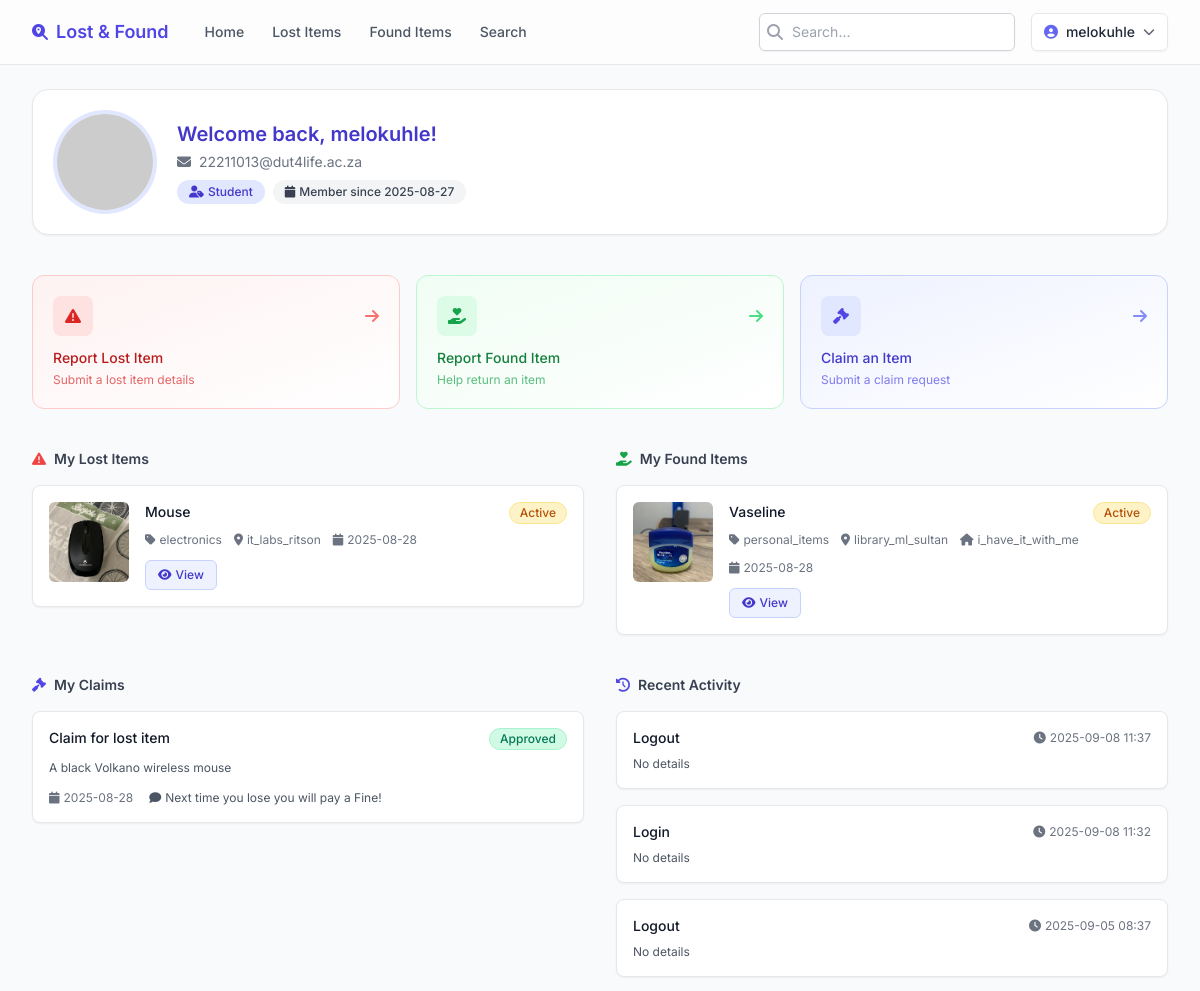
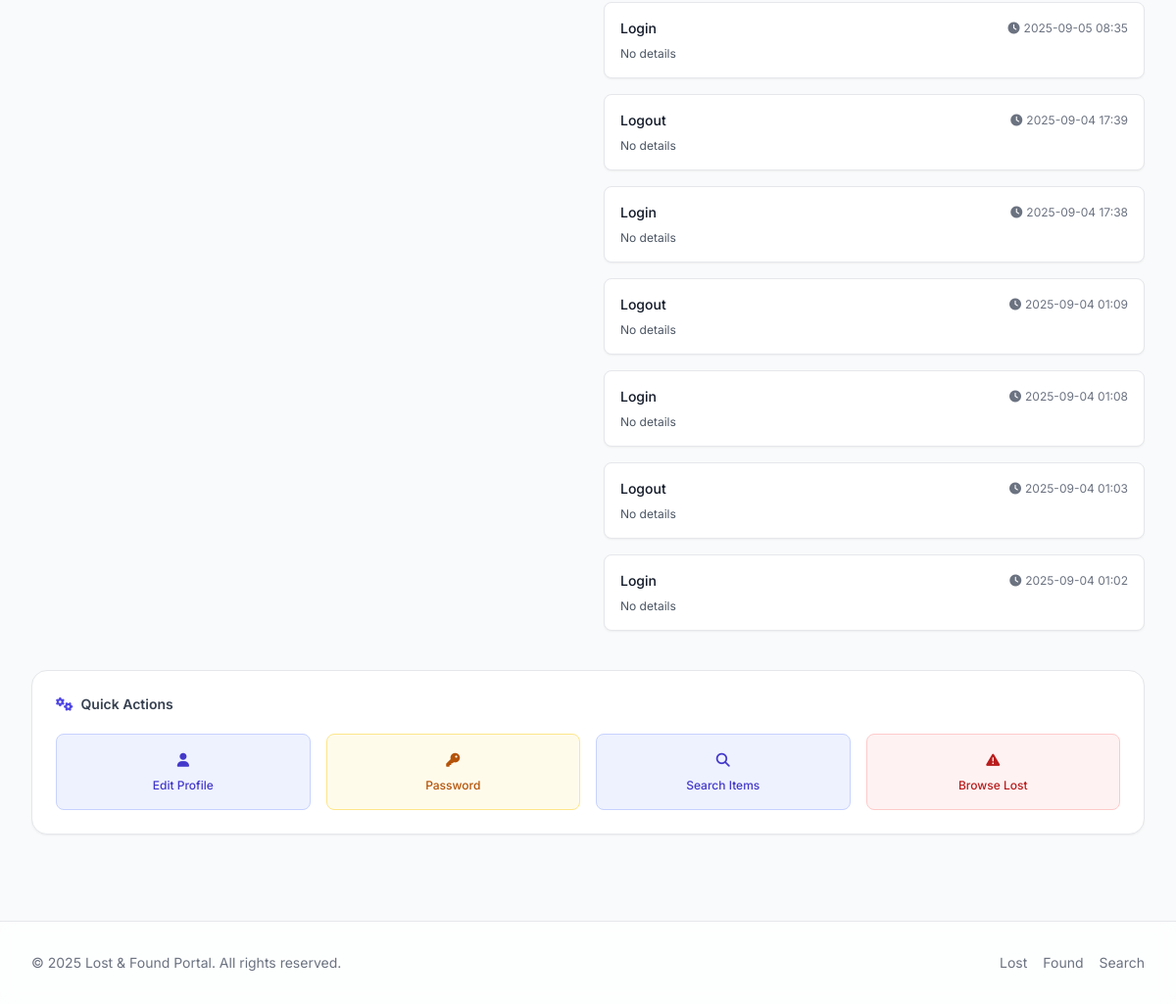
Before: /dashboard (signed in) with the older database file (2 pictures, top to bottom).
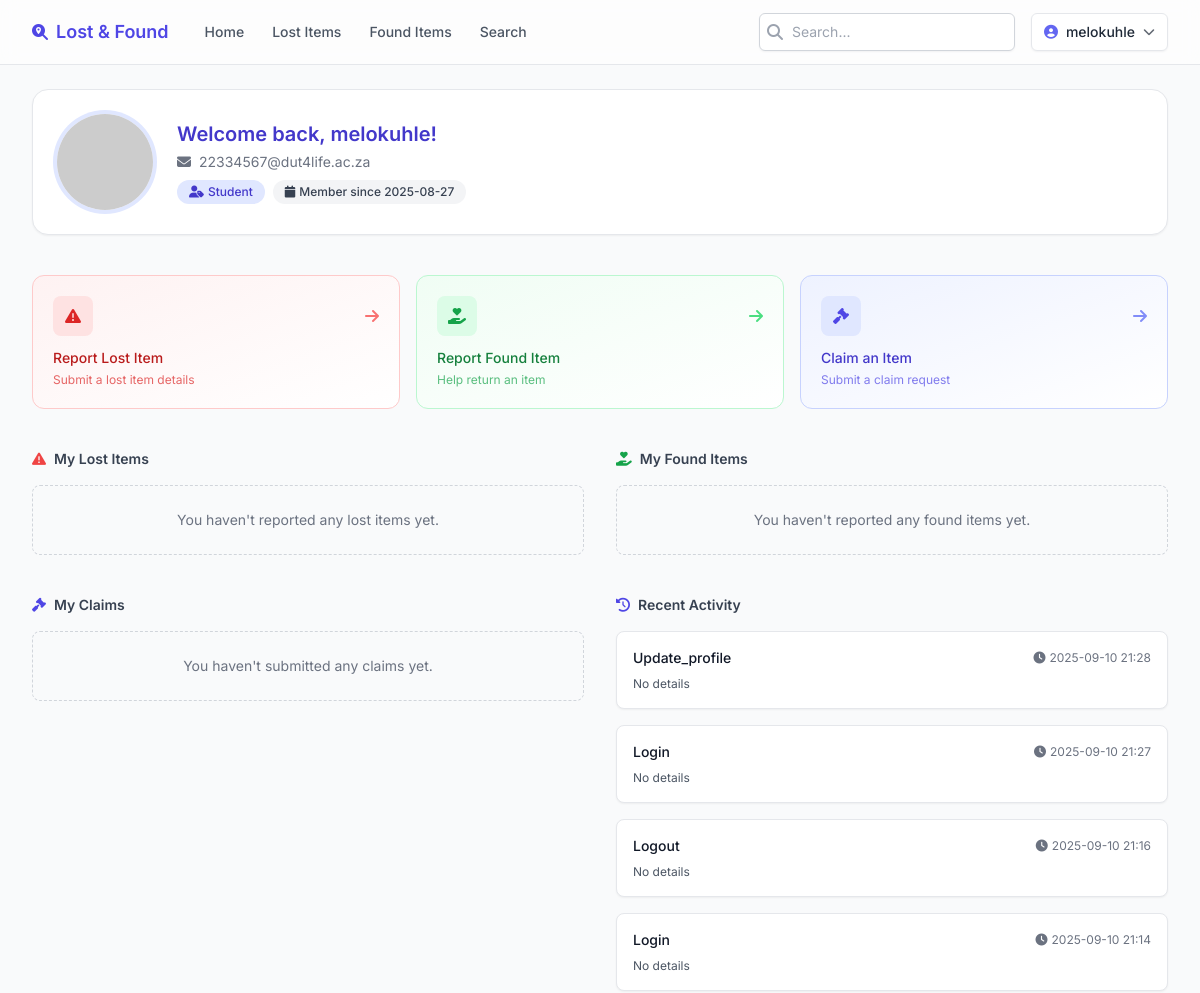
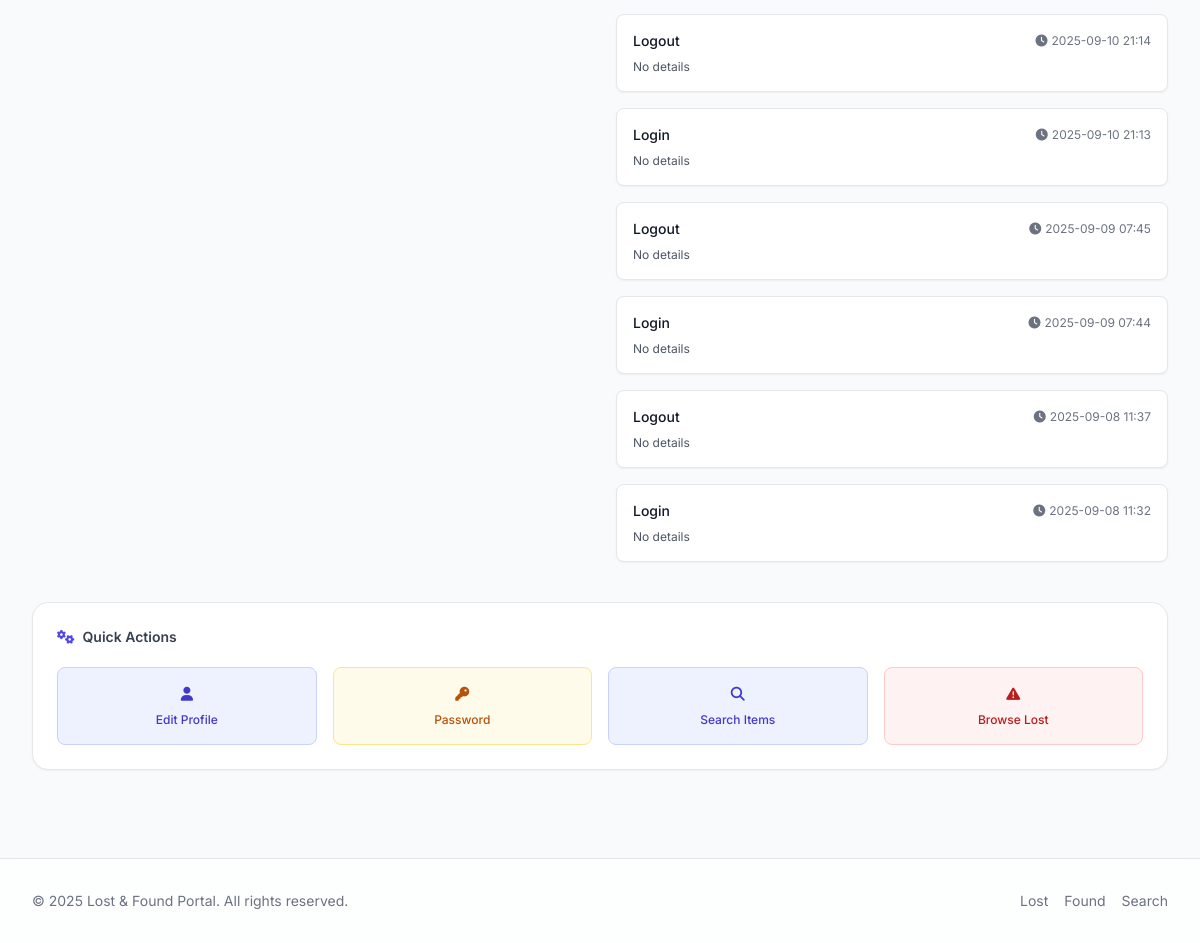
After: the same page with the newer database file (2 pictures, top to bottom).
### models.py (models this page shows, shortened)
class User(UserMixin, db.Model):
    __tablename__ = 'users'
    id = db.Column(db.Integer, primary_key=True)
    username = db.Column(db.String(80), unique=True, nullable=False)
    email = db.Column(db.String(120), unique=True, nullable=False)
    password_hash = db.Column(db.String(255), nullable=False)
    role = db.Column(db.String(20), default='student')  # 'student' or 'admin'
    is_verified = db.Column(db.Boolean, default=False)
    is_banned = db.Column(db.Boolean, default=False)
    created_at = db.Column(db.DateTime, default=db.func.current_timestamp())
    last_login = db.Column(db.DateTime, nullable=True)

class LostItemModel(db.Model):
    __tablename__ = 'lost items'
    id = db.Column(db.Integer, primary_key=True)
    item_name = db.Column(db.String(100), nullable=False)
    category = db.Column(db.String(50), nullable=False)
    description = db.Column(db.Text, nullable=False)
    location = db.Column(db.String(100), nullable=False)
    full_names = db.Column(db.String(100), nullable=False)
    student_number = db.Column(db.String(50), nullable=False)
    student_email = db.Column(db.String(100), nullable=False)
    photo_filename = db.Column(db.String(100), nullable=True)
    status = db.Column(db.String(20), default='active')  # 'active', 'claimed', 'expired'
    is_verified = db.Column(db.Boolean, default=False)
    created_at = db.Column(db.DateTime, default=datetime.utcnow)
    updated_at = db.Column(db.DateTime, default=datetime.utcnow, onupdate=datetime.utcnow)
    expires_at = db.Column(db.DateTime, nullable=True)

class FoundItemModel(db.Model):
    __tablename__ = 'found items'
    id = db.Column(db.Integer, primary_key=True)
    item_name = db.Column(db.String(50), nullable=False)
    category = db.Column(db.String(50), nullable=False)
    description = db.Column(db.Text, nullable=False)
    location = db.Column(db.String(100), nullable=False)
    full_names = db.Column(db.String(100), nullable=False)
    student_number = db.Column(db.String(50), nullable=False)
    student_email = db.Column(db.String(100), nullable=False)
    current_location = db.Column(db.String(100), nullable=False)
    photo_filename = db.Column(db.String(100), nullable=True)
    status = db.Column(db.String(20), default='active')  # 'active', 'claimed', 'returned', 'expired'
    is_verified = db.Column(db.Boolean, default=False)
    created_at = db.Column(db.DateTime, default=datetime.utcnow)
    updated_at = db.Column(db.DateTime, default=datetime.utcnow, onupdate=datetime.utcnow)
    expires_at = db.Column(db.DateTime, nullable=True)

class ClaimModel(db.Model):
    __tablename__= 'claims'
    id = db.Column(db.Integer, primary_key=True)
    full_names = db.Column(db.String(100), nullable=False)
    student_number = db.Column(db.String(100), nullable=False)
    student_email = db.Column(db.String(100), nullable=False)
    description = db.Column(db.Text, nullable=False)
    status = db.Column(db.String(20), default='pending')  # 'pending', 'approved', 'rejected'
    item_type = db.Column(db.String(20), nullable=False)  # 'lost' or 'found'
    item_id = db.Column(db.Integer, nullable=True)  # ID of the claimed item
    admin_notes = db.Column(db.Text, nullable=True)
    created_at = db.Column(db.DateTime, default=datetime.utcnow)
    updated_at = db.Column(db.DateTime, default=datetime.utcnow, onupdate=datetime.utcnow)
    resolved_at = db.Column(db.DateTime, nullable=True)

class UserActivity(db.Model):
    __tablename__ = 'user_activities'
    id = db.Column(db.Integer, primary_key=True)
    user_id = db.Column(db.Integer, db.ForeignKey('users.id'), nullable=False)
    action = db.Column(db.String(100), nullable=False)
    details = db.Column(db.Text, nullable=True)
    ip_address = db.Column(db.String(45), nullable=True)
    created_at = db.Column(db.DateTime, default=datetime.utcnow)
    user = db.relationship('User', backref='activities')

### app.py (the view)
@app.route('/dashboard')
@login_required
def user_dashboard():
    user_lost_items = LostItemModel.query.filter_by(
        student_email=current_user.email
    ).order_by(LostItemModel.created_at.desc()).limit(10).all()
    user_found_items = FoundItemModel.query.filter_by(
        student_email=current_user.email
    ).order_by(FoundItemModel.created_at.desc()).limit(10).all()
    user_claims = ClaimModel.query.filter_by(
        student_email=current_user.email
    ).order_by(ClaimModel.created_at.desc()).limit(10).all()
    user_activities = UserActivity.query.filter_by(
        user_id=current_user.id
    ).order_by(UserActivity.created_at.desc()).limit(10).all()
    return render_template('user_dashboard.html',
                         title='My Dashboard',
                         user_lost_items=user_lost_items,
                         user_found_items=user_found_items,
                         user_claims=user_claims,
                         user_activities=user_activities)

### __init__.py (called while the page is built)
def create_app():
    app = Flask(__name__)
    app.config.from_object(Config)
    db.init_app(app)
    login_manager.init_app(app)
    login_manager.login_view = 'login'
    login_manager.login_message = 'Please log in to access this page.'
    @login_manager.user_loader
    def load_user(user_id):
        from models import User
        return User.query.get(int(user_id))
    with app.app_context():
        import models
        db.create_all()
        from models import User
        admin_user = User.query.filter_by(username='admin').first()
        if not admin_user:
            admin_user = User(username='admin', email='admin@example.com', role='admin')
            admin_user.set_password('admin123')
            db.session.add(admin_user)
            db.session.commit()
    return app

### templates/user_dashboard.html (shortened to what the changed rows need)
{% extends "base.html" %}
{% block content %}
<div class="space-y-10">
  <div class="rounded-2xl border border-gray-200 bg-white shadow-sm p-6 flex flex-col sm:flex-row items-center gap-6">
	  <div class="flex-1 text-center sm:text-left">
		  <h1 class="text-xl font-semibold text-primary-700">Welcome back, {{ current_user.username }}!</h1>
		  <p class="text-sm text-gray-500 mt-1 flex items-center justify-center sm:justify-start gap-2"><i class="fas fa-envelope"></i><span>{{ current_user.email }}</span></p>
		  <div class="mt-2 flex flex-wrap justify-center sm:justify-start gap-2">
			  <span class="inline-flex items-center gap-1 rounded-full bg-indigo-100 px-3 py-1 text-xs font-medium text-indigo-700"><i class="fas fa-user-tag"></i>{{ current_user.role|title }}</span>
			  <span class="inline-flex items-center gap-1 rounded-full bg-gray-100 px-3 py-1 text-xs font-medium text-gray-700"><i class="fas fa-calendar"></i>Member since {{ current_user.created_at.strftime('%Y-%m-%d') }}</span>
		  </div>
	  </div>
  </div>
  <div class="grid lg:grid-cols-2 gap-8">
	  <div class="space-y-4">
		  <div class="flex items-center justify-between">
			  <h2 class="text-sm font-semibold text-gray-700 flex items-center gap-2"><i class="fas fa-exclamation-triangle text-red-500"></i> My Lost Items</h2>
		  </div>
		  <div class="space-y-4">
			{% if user_lost_items %}
			  {% for item in user_lost_items %}
			  <div class="rounded-lg border border-gray-200 bg-white p-4 flex gap-4 shadow-sm hover:shadow transition">
				  {% if item.photo_filename %}
				  <a href="{{ url_for('lost_item_detail', item_id=item.id) }}" class="block h-20 w-20 flex-shrink-0 overflow-hidden rounded-md bg-gray-100">
					  <img src="{{ url_for('uploaded_file', filename=item.photo_filename) }}" alt="{{ item.item_name }}" class="h-full w-full object-cover" />
				  </a>
				  {% endif %}
				  <div class="flex-1 min-w-0">
					  <div class="flex items-start justify-between gap-3">
						  <h3 class="text-sm font-medium text-gray-900 truncate">{{ item.item_name }}</h3>
						  {% set badge = 'bg-emerald-100 text-emerald-700 border-emerald-200' if item.status=='claimed' else 'bg-amber-100 text-amber-700 border-amber-200' if item.status=='active' else 'bg-gray-100 text-gray-700 border-gray-200' %}
						  <span class="inline-flex items-center rounded-full border px-2.5 py-0.5 text-xs font-medium {{ badge }}">{{ item.status|title }}</span>
					  </div>
					  <div class="mt-2 flex flex-wrap gap-3 text-xs text-gray-500">
						  <span class="inline-flex items-center gap-1"><i class="fas fa-tag"></i>{{ item.category }}</span>
						  <span class="inline-flex items-center gap-1"><i class="fas fa-map-marker-alt"></i>{{ item.location }}</span>
						  <span class="inline-flex items-center gap-1"><i class="fas fa-calendar"></i>{{ item.created_at.strftime('%Y-%m-%d') }}</span>
					  </div>
					  <div class="mt-3 flex items-center gap-3">
						  <a href="{{ url_for('lost_item_detail', item_id=item.id) }}" class="inline-flex items-center gap-1 rounded-md border border-primary-200 bg-primary-50 px-3 py-1.5 text-xs font-medium text-primary-700 hover:bg-primary-100"><i class="fas fa-eye"></i>View</a>
					  </div>
				  </div>
			  </div>
			  {% endfor %}
			{% else %}
			  <p class="text-sm text-gray-500 text-center py-6 border border-dashed border-gray-300 rounded-lg">You haven't reported any lost items yet.</p>
			{% endif %}
		  </div>
	  </div>
	  <div class="space-y-4">
		  <div class="flex items-center justify-between">
			  <h2 class="text-sm font-semibold text-gray-700 flex items-center gap-2"><i class="fas fa-hand-holding-heart text-green-600"></i> My Found Items</h2>
		  </div>
		  <div class="space-y-4">
			{% if user_found_items %}
			  {% for item in user_found_items %}
			  <div class="rounded-lg border border-gray-200 bg-white p-4 flex gap-4 shadow-sm hover:shadow transition">
				  {% if item.photo_filename %}
				  <a href="{{ url_for('found_item_detail', item_id=item.id) }}" class="block h-20 w-20 flex-shrink-0 overflow-hidden rounded-md bg-gray-100">
					  <img src="{{ url_for('uploaded_file', filename=item.photo_filename) }}" alt="{{ item.item_name }}" class="h-full w-full object-cover" />
				  </a>
				  {% endif %}
				  <div class="flex-1 min-w-0">
					  <div class="flex items-start justify-between gap-3">
						  <h3 class="text-sm font-medium text-gray-900 truncate">{{ item.item_name }}</h3>
						  {% set badge = 'bg-emerald-100 text-emerald-700 border-emerald-200' if item.status=='claimed' else 'bg-amber-100 text-amber-700 border-amber-200' if item.status=='active' else 'bg-gray-100 text-gray-700 border-gray-200' %}
						  <span class="inline-flex items-center rounded-full border px-2.5 py-0.5 text-xs font-medium {{ badge }}">{{ item.status|title }}</span>
					  </div>
					  <div class="mt-2 flex flex-wrap gap-3 text-xs text-gray-500">
						  <span class="inline-flex items-center gap-1"><i class="fas fa-tag"></i>{{ item.category }}</span>
						  <span class="inline-flex items-center gap-1"><i class="fas fa-map-marker-alt"></i>{{ item.location }}</span>
						  <span class="inline-flex items-center gap-1"><i class="fas fa-home"></i>{{ item.current_location }}</span>
						  <span class="inline-flex items-center gap-1"><i class="fas fa-calendar"></i>{{ item.created_at.strftime('%Y-%m-%d') }}</span>
					  </div>
					  <div class="mt-3 flex items-center gap-3">
						  <a href="{{ url_for('found_item_detail', item_id=item.id) }}" class="inline-flex items-center gap-1 rounded-md border border-primary-200 bg-primary-50 px-3 py-1.5 text-xs font-medium text-primary-700 hover:bg-primary-100"><i class="fas fa-eye"></i>View</a>
					  </div>
				  </div>
			  </div>
			  {% endfor %}
			{% else %}
			  <p class="text-sm text-gray-500 text-center py-6 border border-dashed border-gray-300 rounded-lg">You haven't reported any found items yet.</p>
			{% endif %}
		  </div>
	  </div>
  </div>
  <div class="grid lg:grid-cols-2 gap-8">
	  <div class="space-y-4">
		  <h2 class="text-sm font-semibold text-gray-700 flex items-center gap-2"><i class="fas fa-gavel text-primary-600"></i> My Claims</h2>
		  <div class="space-y-4">
			{% if user_claims %}
				{% for claim in user_claims %}
				<div class="rounded-lg border border-gray-200 bg-white p-4 shadow-sm hover:shadow transition">
					<div class="flex items-start justify-between gap-3">
						<h3 class="text-sm font-medium text-gray-900">Claim for {{ claim.item_type }} item</h3>
						{% set cbadge = 'bg-emerald-100 text-emerald-700 border-emerald-200' if claim.status=='approved' else 'bg-red-100 text-red-700 border-red-200' if claim.status=='rejected' else 'bg-amber-100 text-amber-700 border-amber-200' %}
						<span class="inline-flex items-center rounded-full border px-2.5 py-0.5 text-xs font-medium {{ cbadge }}">{{ claim.status|title }}</span>
					</div>
					<p class="mt-2 text-xs text-gray-600 leading-relaxed">{{ claim.description }}</p>
					<div class="mt-3 flex flex-wrap gap-4 text-xs text-gray-500">
						<span class="inline-flex items-center gap-1"><i class="fas fa-calendar"></i>{{ claim.created_at.strftime('%Y-%m-%d') }}</span>
						{% if claim.admin_notes %}<span class="inline-flex items-center gap-1 text-gray-600"><i class="fas fa-comment"></i>{{ claim.admin_notes }}</span>{% endif %}
					</div>
				</div>
				{% endfor %}
			{% else %}
				<p class="text-sm text-gray-500 text-center py-6 border border-dashed border-gray-300 rounded-lg">You haven't submitted any claims yet.</p>
			{% endif %}
		  </div>
	  </div>
	  <div class="space-y-4">
		  <h2 class="text-sm font-semibold text-gray-700 flex items-center gap-2"><i class="fas fa-history text-indigo-600"></i> Recent Activity</h2>
		  <div class="space-y-4">
			{% if user_activities %}
			  {% for activity in user_activities %}
			  <div class="rounded-lg border border-gray-200 bg-white p-4 shadow-sm hover:shadow transition">
				  <div class="flex items-center justify-between">
					  <h3 class="text-sm font-medium text-gray-900">{{ activity.action|title }}</h3>
					  <span class="text-xs text-gray-500 flex items-center gap-1"><i class="fas fa-clock"></i>{{ activity.created_at.strftime('%Y-%m-%d %H:%M') }}</span>
				  </div>
				  <p class="mt-2 text-xs text-gray-600">{{ activity.details or 'No details' }}</p>
			  </div>
			  {% endfor %}
			{% else %}
			  <p class="text-sm text-gray-500 text-center py-6 border border-dashed border-gray-300 rounded-lg">No recent activity.</p>
			{% endif %}
		  </div>
	  </div>
  </div>
  <div class="rounded-2xl border border-gray-200 bg-white shadow-sm p-6">
	  <h2 class="text-sm font-semibold text-gray-700 mb-5 flex items-center gap-2"><i class="fas fa-cogs text-primary-600"></i> Quick Actions</h2>
  </div>
</div>
{% endblock %}

### templates/base.html (shortened to what the changed rows need)
<!DOCTYPE html>
<html lang="en" class="h-full">
<head>
    <script src="https://cdn.tailwindcss.com?plugins=forms,typography,aspect-ratio"></script>
    <link rel="stylesheet" href="https://cdnjs.cloudflare.com/ajax/libs/font-awesome/6.4.0/css/all.min.css" />
</head>
<body class="min-h-full bg-gray-50 text-gray-800 flex flex-col">
    <header class="sticky top-0 z-40 border-b bg-white/80 backdrop-blur supports-[backdrop-filter]:bg-white/60">
        <div class="max-w-7xl mx-auto px-4 sm:px-6 lg:px-8">
            <div class="flex h-16 items-center justify-between gap-4">
                <div class="flex items-center gap-4">
                    {% if current_user.is_authenticated %}
                        <div class="relative" id="user-menu-wrapper">
                            <button id="user-menu-button" type="button" class="flex items-center gap-2 rounded-md border border-gray-200 bg-white px-3 py-2 text-sm font-medium shadow-sm hover:bg-gray-50 focus:outline-none focus:ring-2 focus:ring-primary-500">
                                <i class="fas fa-user-circle text-primary-500"></i>
                                <span class="hidden sm:inline">{{ current_user.username }}</span>
                                <i class="fas fa-chevron-down text-xs opacity-70"></i>
                            </button>
                        </div>
                    {% else %}
                        <a href="{{ url_for('login') }}" class="rounded-md bg-primary-600 px-4 py-2 text-sm font-semibold text-white shadow hover:bg-primary-700 focus:outline-none focus:ring-2 focus:ring-primary-500">Login</a>
                    {% endif %}
                </div>
            </div>
        </div>
    </header>
    <main class="flex-1 w-full max-w-7xl mx-auto px-4 sm:px-6 lg:px-8 py-6">
        {% block content %}{% endblock %}
    </main>
</body>
</html>

Changed rows visible on the page:
no longer on this page (row unchanged): LostItemModel: photo_filename (picture), item_name "Mouse", status "Active", category "electronics", location "it_labs_ritson", created_at "2025-08-28"
no longer on this page (row unchanged): FoundItemModel: photo_filename (picture), item_name "Vaseline", status "Active", category "personal_items", location "library_ml_sultan", current_location "i_have_it_with_me", created_at "2025-08-28"
no longer on this page (row unchanged): ClaimModel: item_type "lost", status "Approved", description "A black Volkano wireless mouse", created_at "2025-08-28", admin_notes "Next time you lose you will pay a Fine!"
no longer on this page (row unchanged): UserActivity: action "Logout", created_at "2025-09-05 08:37", details "No details"
no longer on this page (row unchanged): UserActivity: action "Login", created_at "2025-09-05 08:35", details "No details"
no longer on this page (row unchanged): UserActivity: action "Logout", created_at "2025-09-04 17:39", details "No details"
no longer on this page (row unchanged): UserActivity: action "Login", created_at "2025-09-04 17:38", details "No details"
no longer on this page (row unchanged): UserActivity: action "Logout", created_at "2025-09-04 01:09", details "No details"
no longer on this page (row unchanged): UserActivity: action "Login", created_at "2025-09-04 01:08", details "No details"
no longer on this page (row unchanged): UserActivity: action "Logout", created_at "2025-09-04 01:03", details "No details"
no longer on this page (row unchanged): UserActivity: action "Login", created_at "2025-09-04 01:02", details "No details"
changed User "melokuhle": email "22211013@dut4life.ac.za" → "22334567@dut4life.ac.za"
added UserActivity: action "Update_profile", created_at "2025-09-10 21:28", details "No details"
added UserActivity: action "Login", created_at "2025-09-10 21:27", details "No details"
added UserActivity: action "Logout", created_at "2025-09-10 21:16", details "No details"
added UserActivity: action "Login", created_at "2025-09-10 21:14", details "No details"
added UserActivity: action "Logout", created_at "2025-09-10 21:14", details "No details"
added UserActivity: action "Login", created_at "2025-09-10 21:13", details "No details"
added UserActivity: action "Logout", created_at "2025-09-09 07:45", details "No details"
added UserActivity: action "Login", created_at "2025-09-09 07:44", details "No details"
Other visible differences:
text now shown: "You haven't reported any lost items yet. You haven't reported any found items yet. You haven't submitted any claims yet."
